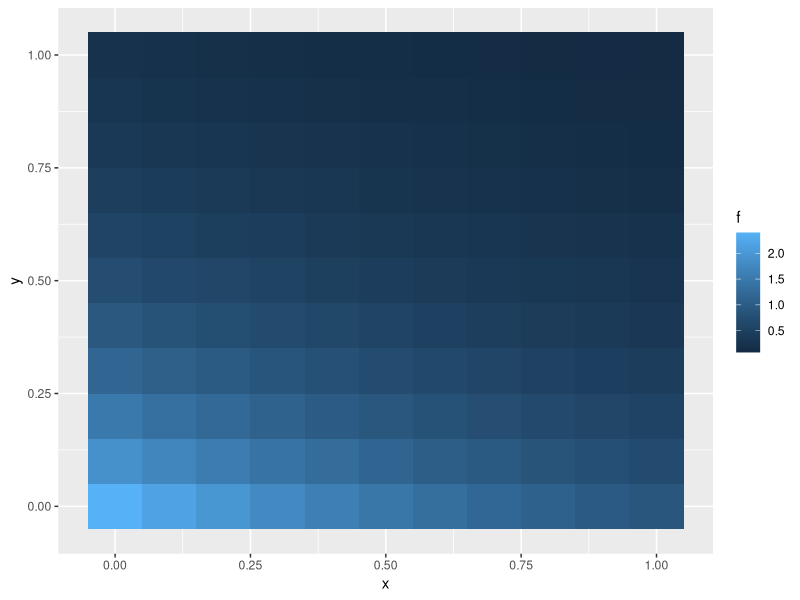

Write R code to recreate this figure.
# Primero voy a ver la función de densidad conjunta:
library(tidyverse)

x <- seq(0,1,.1)
y <- seq(0,1,.1)

data <- expand_grid(x,y) %>%
  mutate(f = 2.4 * exp(-x) * exp(-2.4*y))
data %>% ggplot(aes(x = x,
           y = y,
           fill = f)) +
  geom_tile()
  
# b ####
ylim <- 0.42
yexp <- -2.4
exp(yexp*ylim) - exp(0)

xlim <- 1
xexp <- 1
exp(-Inf) - exp(-1)

(exp(yexp*ylim) - exp(0)) * (exp(-Inf) - exp(-1))
